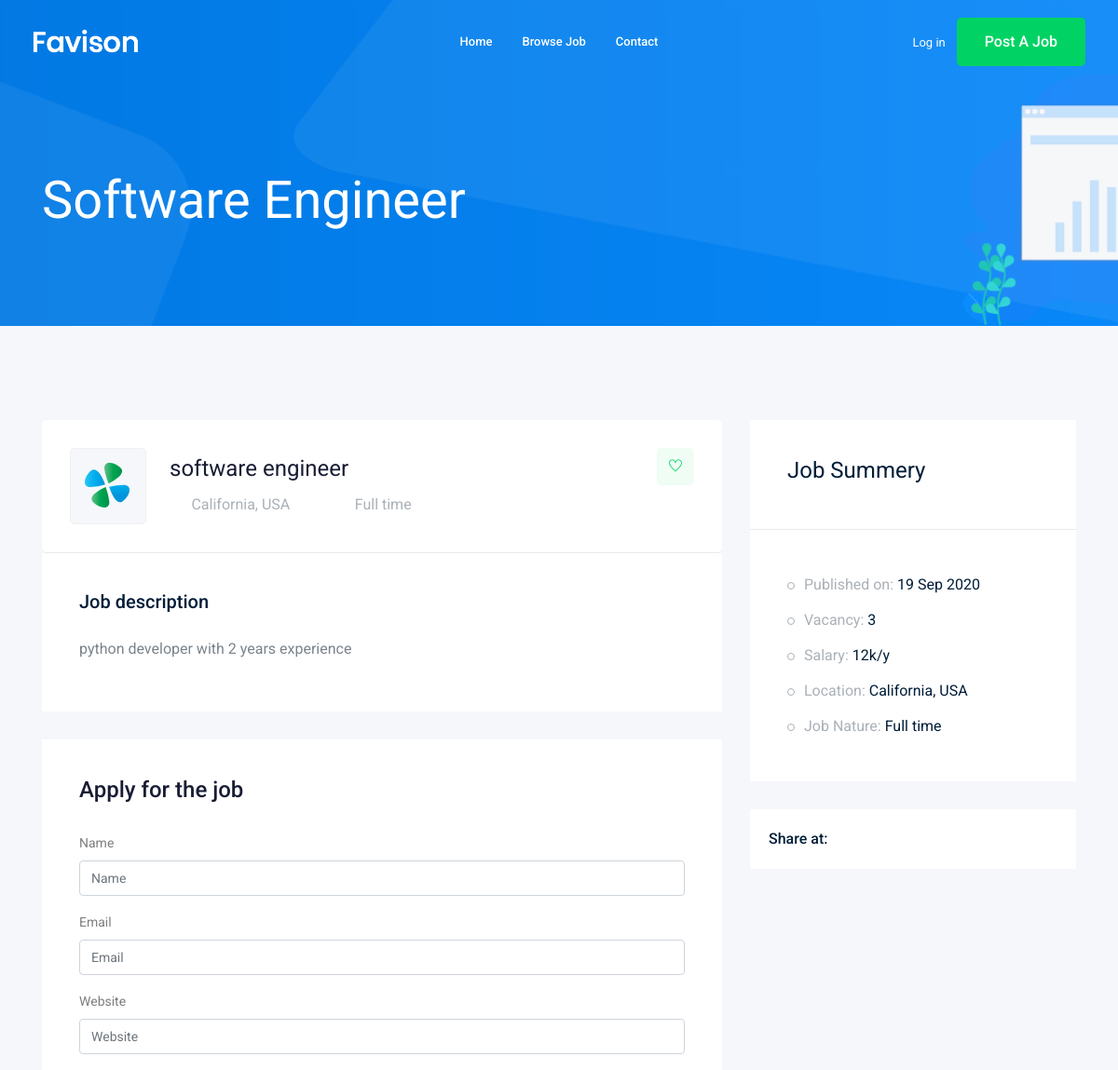
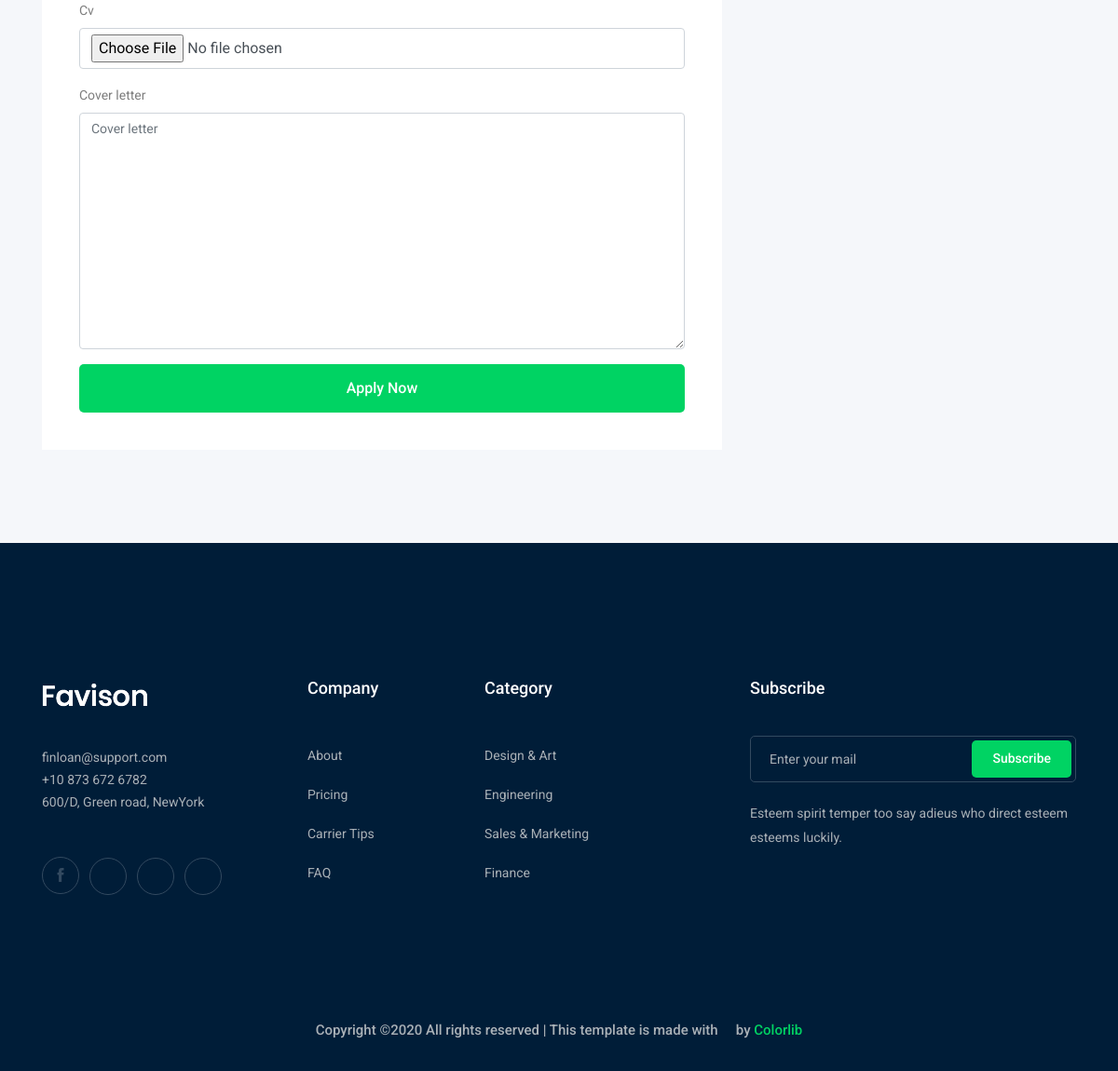
The page /jobs/software-engineer on the database its author committed (2 pictures, top to bottom).
### job/models.py (models this page shows, shortened)
class Job(models.Model):      #table
    owner = models.ForeignKey(User, related_name='job_owner', on_delete=models.CASCADE)
    title = models.CharField(max_length=100)
    job_type = models.CharField(max_length=15 , choices=JOB_TYPE)
    description = models.TextField(max_length=1000)
    published_at = models.DateTimeField(auto_now=True)
    vacancy = models.IntegerField(default=1)
    salary = models.IntegerField(default=0)
    experince = models.IntegerField(default=1)
    category = models.ForeignKey('Category',on_delete=models.CASCADE)
    image = models.ImageField(upload_to=image_upload)
    slug = models.SlugField(blank=True, null=True)
    def __str__(self):
        return self.title

### job/views.py (the view)
# urls.py: path('<str:slug>', views.job_detail , name = 'job_detail'),
def job_detail(request , slug):
    job_detail = Job.objects.get(slug = slug)
    if request.method=='POST':
        form = ApplyForm(request.POST , request.FILES )
        if form.is_valid():
            myform = form.save(commit=False)
            myform.job = job_detail
            myform.save()
    else:
        form = ApplyForm()
    context = {'job' : job_detail , 'form':form}
    return render(request,'job/job_detail.html',context)

### job/form.py
class ApplyForm(forms.ModelForm):
    class Meta:
        model = Apply
        fields = ['name' , 'email' , 'website' , 'cv' , 'cover_letter']

### job/templates/job/job_detail.html (shortened to what this page needs)
{% extends 'base.html' %}
{% load bootstrap4 %}
{% block body %}
    <div class="bradcam_area bradcam_bg_1">
        <div class="container">
            <div class="row">
                <div class="col-xl-12">
                    <div class="bradcam_text">
                        <h3>{{job}}</h3>
                    </div>
                </div>
            </div>
        </div>
    </div>
    <div class="job_details_area">
        <div class="container">
            <div class="row">
                <div class="col-lg-8">
                    <div class="job_details_header">
                        <div class="single_jobs white-bg d-flex justify-content-between">
                            <div class="jobs_left d-flex align-items-center">
                                <div class="thumb">
                                    <img src="img/svg_icon/1.svg" alt="">
                                </div>
                                <div class="jobs_conetent">
                                    <a href="#"><h4>{{job.title}}</h4></a>
                                    <div class="links_locat d-flex align-items-center">
                                        <div class="location">
                                            <p> <i class="fa fa-map-marker"></i> California, USA</p>
                                        </div>
                                        <div class="location">
                                            <p> <i class="fa fa-clock-o"></i>{{job.job_type}}</p>
                                        </div>
                                    </div>
                                </div>
                            </div>
                            <div class="jobs_right">
                                <div class="apply_now">
                                    <a class="heart_mark" href="#"> <i class="ti-heart"></i> </a>
                                </div>
                            </div>
                        </div>
                    </div>
                    <div class="descript_wrap white-bg">
                        <div class="single_wrap">
                            <h4>Job description</h4>
                            <p>{{job.description}}</p>
                        </div>
                    </div>
                    <div class="apply_job_form white-bg">
                        <h4>Apply for the job</h4>
                        <form action="#" method="POST" enctype="multipart/form-data">
                            {% bootstrap_form form %}
                            {% buttons %}
                               <button class="boxed-btn3 w-100" type="submit">Apply Now</button>
                            {% endbuttons %}
                        </form>
                    </div>
                </div>
                <div class="col-lg-4">
                    <div class="job_sumary">
                        <div class="summery_header">
                            <h3>Job Summery</h3>
                        </div>
                        <div class="job_content">
                            <ul>
                                <li>Published on: <span>{{job.published_at | date:'d M o'}}</span></li>
                                <li>Vacancy: <span>{{job.vacancy}}</span></li>
                                <li>Salary: <span>{{job.salary}}k/y</span></li>
                                <li>Location: <span>California, USA</span></li>
                                <li>Job Nature: <span>{{job.job_type}}</span></li>
                            </ul>
                        </div>
                    </div>
                    <div class="share_wrap d-flex">
                        <span>Share at:</span>
                        <ul>
                            <li><a href="#"> <i class="fa fa-facebook"></i></a> </li>
                            <li><a href="#"> <i class="fa fa-google-plus"></i></a> </li>
                            <li><a href="#"> <i class="fa fa-twitter"></i></a> </li>
                            <li><a href="#"> <i class="fa fa-envelope"></i></a> </li>
                        </ul>
                    </div>
                    <div class="job_location_wrap">
                        <div class="job_lok_inner">
                            <div id="map" style="height: 200px;"></div>
                          </div>
                    </div>
                </div>
            </div>
        </div>
    </div>
{% endblock body %}

### rows shown on the page
Job: title "Software Engineer", title "software engineer", job_type "Full time", description "python developer with 2 years experience", published_at "19 Sep 2020", vacancy "3", salary "12"
